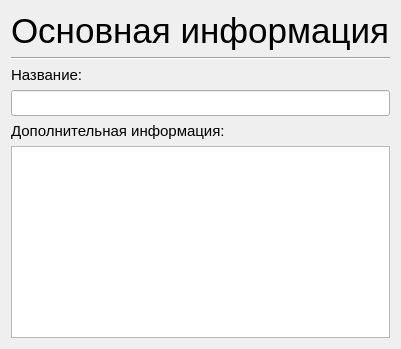
         <widget class="QWidget" name="page_DatabaseMainInfo">
          <layout class="QGridLayout" name="gridLayout_6">
           <item row="2" column="0">
            <widget class="QLabel" name="label_3">
             <property name="font">
              <font>
               <pointsize>11</pointsize>
              </font>
             </property>
             <property name="text">
              <string>Название:</string>
             </property>
            </widget>
           </item>
           <item row="2" column="1">
            <widget class="QLabel" name="label_NameDBError">
             <property name="font">
              <font>
               <pointsize>10</pointsize>
              </font>
             </property>
             <property name="text">
              <string/>
             </property>
             <property name="alignment">
              <set>Qt::AlignRight|Qt::AlignTrailing|Qt::AlignVCenter</set>
             </property>
            </widget>
           </item>
           <item row="5" column="0" colspan="2">
            <widget class="QPlainTextEdit" name="plainTextEdit_InfoDB">
             <property name="font">
              <font>
               <pointsize>11</pointsize>
              </font>
             </property>
             <property name="lineWrapMode">
              <enum>QPlainTextEdit::NoWrap</enum>
             </property>
            </widget>
           </item>
           <item row="3" column="0" colspan="2">
            <widget class="QLineEdit" name="lineEdit_NameDB">
             <property name="font">
              <font>
               <pointsize>11</pointsize>
              </font>
             </property>
            </widget>
           </item>
           <item row="4" column="0" colspan="2">
            <widget class="QLabel" name="label_5">
             <property name="font">
              <font>
               <pointsize>11</pointsize>
              </font>
             </property>
             <property name="text">
              <string>Дополнительная информация:</string>
             </property>
            </widget>
           </item>
           <item row="0" column="0" colspan="2">
            <widget class="QLabel" name="label_2">
             <property name="font">
              <font>
               <pointsize>26</pointsize>
              </font>
             </property>
             <property name="text">
              <string>Основная информация</string>
             </property>
            </widget>
           </item>
           <item row="1" column="0" colspan="2">
            <widget class="Line" name="line_4">
             <property name="orientation">
              <enum>Qt::Horizontal</enum>
             </property>
            </widget>
           </item>
          </layout>
         </widget>
